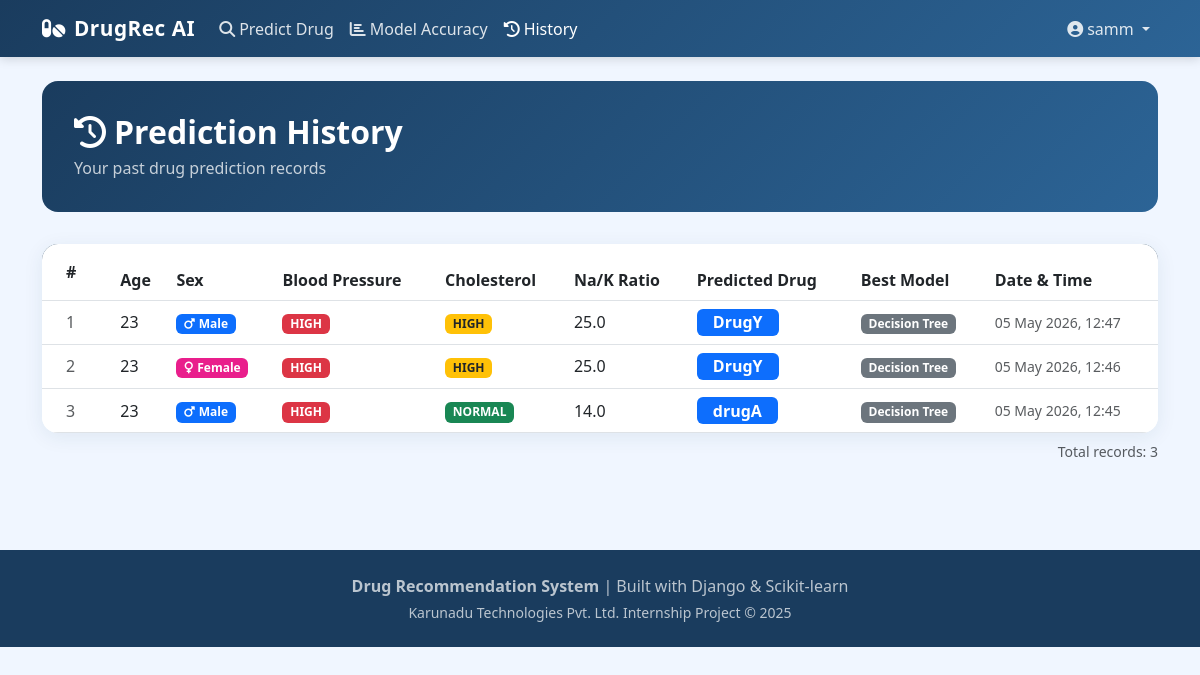
The app's page /history/ (signed in) with its own data.
### drug_app/models.py (models this page shows, shortened)
class PredictionHistory(models.Model):
    user = models.ForeignKey(User, on_delete=models.CASCADE)
    age = models.IntegerField()
    sex = models.CharField(max_length=1)
    blood_pressure = models.CharField(max_length=10)
    cholesterol = models.CharField(max_length=10)
    na_to_k = models.FloatField()
    predicted_drug = models.CharField(max_length=50)
    best_model = models.CharField(max_length=50)
    created_at = models.DateTimeField(auto_now_add=True)
    class Meta:
        ordering = ['-created_at']

### drug_app/views.py (the view)
# urls.py: path('history/', views.history_view, name='history'),
@login_required
def history_view(request):
    history = PredictionHistory.objects.filter(user=request.user)
    return render(request, 'drug_app/history.html', {'history': history})

### drug_app/templates/drug_app/history.html (shortened to what this page needs)
{% extends 'drug_app/base.html' %}
{% block nav_history %}active{% endblock %}
{% block content %}
<div class="page-header">
    <h2 class="fw-bold mb-1"><i class="fas fa-history me-2"></i>Prediction History</h2>
    <p class="mb-0 opacity-75">Your past drug prediction records</p>
</div>
{% if history %}
<div class="card p-0 overflow-hidden">
    <div class="table-responsive">
        <table class="table table-hover mb-0 align-middle">
            <thead style="background:#1a3c5e;color:white;">
                <tr>
                    <th class="px-4 py-3">#</th>
                    <th>Age</th>
                    <th>Sex</th>
                    <th>Blood Pressure</th>
                    <th>Cholesterol</th>
                    <th>Na/K Ratio</th>
                    <th>Predicted Drug</th>
                    <th>Best Model</th>
                    <th>Date & Time</th>
                </tr>
            </thead>
            <tbody>
                {% for record in history %}
                <tr>
                    <td class="px-4 text-muted">{{ forloop.counter }}</td>
                    <td>{{ record.age }}</td>
                    <td>
                        {% if record.sex == 'M' %}
                        <span class="badge bg-primary"><i class="fas fa-mars me-1"></i>Male</span>
                        {% else %}
                        <span class="badge" style="background:#e91e8c;"><i class="fas fa-venus me-1"></i>Female</span>
                        {% endif %}
                    </td>
                    <td>
                        <span class="badge {% if record.blood_pressure == 'HIGH' %}bg-danger{% elif record.blood_pressure == 'LOW' %}bg-info{% else %}bg-success{% endif %}">
                            {{ record.blood_pressure }}
                        </span>
                    </td>
                    <td>
                        <span class="badge {% if record.cholesterol == 'HIGH' %}bg-warning text-dark{% else %}bg-success{% endif %}">
                            {{ record.cholesterol }}
                        </span>
                    </td>
                    <td>{{ record.na_to_k }}</td>
                    <td><span class="badge bg-primary fs-6 px-3">{{ record.predicted_drug }}</span></td>
                    <td><span class="badge bg-secondary">{{ record.best_model }}</span></td>
                    <td class="text-muted small">{{ record.created_at|date:"d M Y, H:i" }}</td>
                </tr>
                {% endfor %}
            </tbody>
        </table>
    </div>
</div>
<p class="text-muted mt-2 small text-end">Total records: {{ history|length }}</p>
{% endif %}
{% endblock %}

### drug_app/templates/drug_app/base.html (shortened to what this page needs)
<!DOCTYPE html>
<html lang="en">
<head>
    <link href="https://cdn.jsdelivr.net/npm/bootstrap@5.3.0/dist/css/bootstrap.min.css" rel="stylesheet">
    <link href="https://cdnjs.cloudflare.com/ajax/libs/font-awesome/6.4.0/css/all.min.css" rel="stylesheet">
</head>
<body>
{% if user.is_authenticated %}
<nav class="navbar navbar-expand-lg navbar-dark">
    <div class="container">
        <a class="navbar-brand" href="{% url 'predict' %}">
            <i class="fas fa-pills me-2"></i>DrugRec AI
        </a>
        <div class="collapse navbar-collapse" id="navbarNav">
            <ul class="navbar-nav me-auto">
                <li class="nav-item">
                    <a class="nav-link {% block nav_predict %}{% endblock %}" href="{% url 'predict' %}">
                        <i class="fas fa-search me-1"></i>Predict Drug
                    </a>
                </li>
                <li class="nav-item">
                    <a class="nav-link {% block nav_accuracy %}{% endblock %}" href="{% url 'accuracy' %}">
                        <i class="fas fa-chart-bar me-1"></i>Model Accuracy
                    </a>
                </li>
                <li class="nav-item">
                    <a class="nav-link {% block nav_history %}{% endblock %}" href="{% url 'history' %}">
                        <i class="fas fa-history me-1"></i>History
                    </a>
                </li>
            </ul>
            <ul class="navbar-nav">
                <li class="nav-item dropdown">
                    <a class="nav-link dropdown-toggle" href="#" data-bs-toggle="dropdown">
                        <i class="fas fa-user-circle me-1"></i>{{ user.first_name|default:user.username }}
                    </a>
                </li>
            </ul>
        </div>
    </div>
</nav>
{% endif %}
<div class="container py-4">
    {% block content %}{% endblock %}
</div>
<footer class="text-center">
    <div class="container">
        <p class="mb-1"><strong>Drug Recommendation System</strong> | Built with Django & Scikit-learn</p>
        <p class="mb-0 small">Karunadu Technologies Pvt. Ltd. Internship Project &copy; 2025</p>
    </div>
</footer>
</body>
</html>

### drug_app/templates/drug_app/base.html (style rules this page uses)
:root { --primary: #1a3c5e; --accent: #00b4d8; --success: #06d6a0; --light-bg: #f0f6ff; }
body { background: var(--light-bg); font-family: 'Segoe UI', sans-serif; }
.navbar { background: linear-gradient(135deg, var(--primary), #2c6496); box-shadow: 0 2px 10px rgba(0,0,0,0.15); }
.navbar-brand { font-weight: 700; font-size: 1.3rem; letter-spacing: 0.5px; }
.nav-link { color: rgba(255,255,255,0.85) !important; transition: color 0.2s; }
.nav-link:hover, .nav-link.active { color: #fff !important; }
.card { border: none; border-radius: 16px; box-shadow: 0 4px 20px rgba(26,60,94,0.08); }
.page-header { background: linear-gradient(135deg, var(--primary), #2c6496); color: white; padding: 2rem; border-radius: 16px; margin-bottom: 2rem; }
footer { background: var(--primary); color: rgba(255,255,255,0.7); padding: 1.5rem 0; margin-top: 3rem; }

### records on screen
PredictionHistory: age "23", sex "M" (drawn), blood_pressure "HIGH", cholesterol "HIGH", na_to_k "25.0", predicted_drug "DrugY", best_model "Decision Tree", created_at "05 May 2026, 12:47"
PredictionHistory: age "23", sex "F" (drawn), blood_pressure "HIGH", cholesterol "HIGH", na_to_k "25.0", predicted_drug "DrugY", best_model "Decision Tree", created_at "05 May 2026, 12:46"
PredictionHistory: age "23", sex "M" (drawn), blood_pressure "HIGH", cholesterol "NORMAL", na_to_k "14.0", predicted_drug "drugA", best_model "Decision Tree", created_at "05 May 2026, 12:45"

### other values on screen
{{ user.first_name|default:user.username }} "samm"
{{ history|length }} "3"
